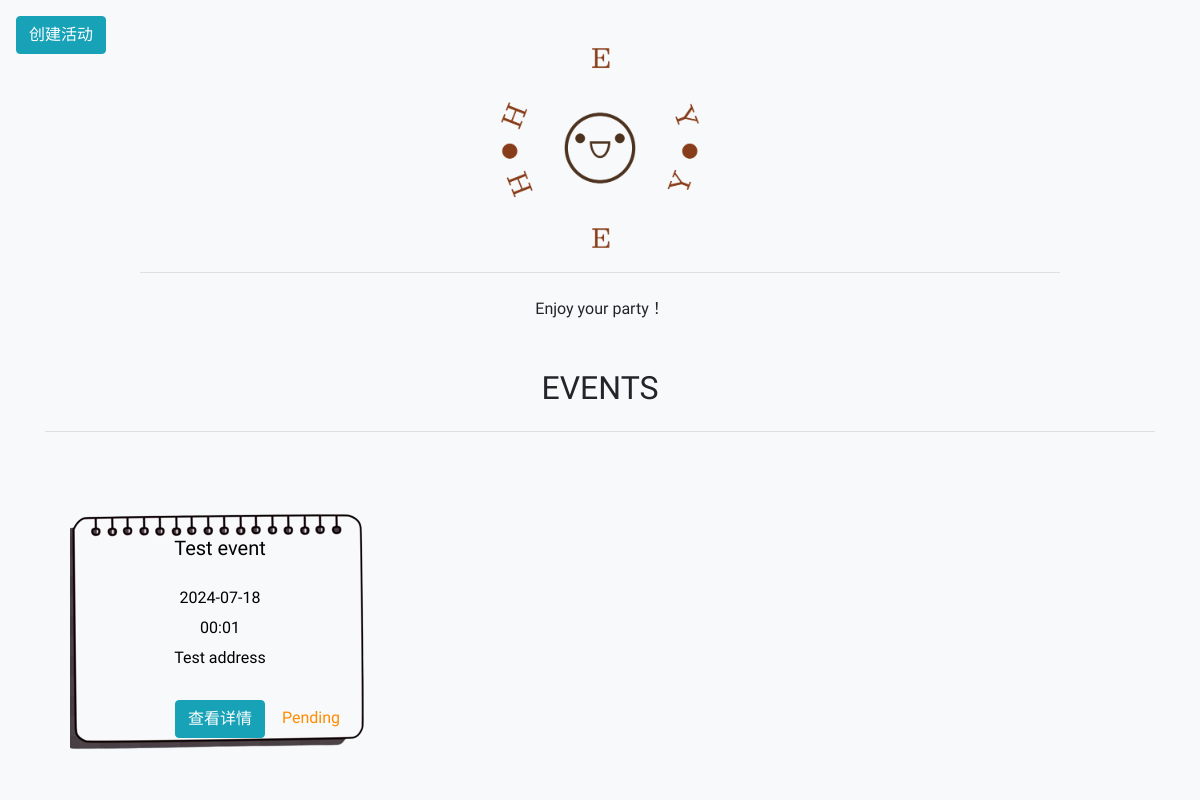
The page / on the database its author committed.
### models.py (models this page shows)
class Event(db.Model):
    id = db.Column(db.Integer, primary_key=True)
    name = db.Column(db.String(80), nullable=False)
    location = db.Column(db.String(120), nullable=False)
    date = db.Column(db.String(10), nullable=False)  # yyyy-mm-dd
    time = db.Column(db.String(5), nullable=False)  # hh:mm
    minParticipants = db.Column(db.Integer, nullable=False)
    contact = db.Column(db.String(120), nullable=False)
    description = db.Column(db.Text, nullable=True)
    code = db.Column(db.String(10), nullable=False, default=''.join(random.choices(string.ascii_uppercase + string.digits, k=10)))
    status = db.Column(db.String(20), nullable=False, default='Pending')

### app.py (the view)
@app.route('/')
def index():
    events = Event.query.all()
    return render_template('index.html', events=events)

### templates/index.html (shortened to what this page needs)
<!DOCTYPE html>
<html lang="en">
  <head>
    <link
      href="https://stackpath.bootstrapcdn.com/bootstrap/4.5.2/css/bootstrap.min.css"
      rel="stylesheet"
    />
    <link
      rel="stylesheet"
      href="https://cdnjs.cloudflare.com/ajax/libs/animate.css/4.1.1/animate.min.css"
    />
    <link href="/static/css/style.css" rel="stylesheet" />
  </head>
  <body id="page-top">
    <nav
      class="navbar navbar-expand-lg navbar-light fixed-top py-3"
      id="mainNav"
    >
      <div class="text-center">
        <a class="btn btn-info btn-xl js-scroll-trigger" href="/create"
          >创建活动</a
        >
      </div>
    </nav>
    <header class="masthead mt-5">
      <div class="container h-100">
        <div
          class="row h-100 align-items-center justify-content-center text-center"
        >
          <div class="col-lg-10 align-self-end">
            <img
              src="/static/assets/logo.png"
              alt="Logo"
              class="img-fluid"
              style="max-height: 200px"
            />
            <hr class="divider my-4" />
          </div>
          <div class="col-lg-8 align-self-baseline">
            <p class="text-white-75 font-weight-light mb-5">
              Enjoy your party！
            </p>
          </div>
        </div>
      </div>
    </header>
    <section class="page-section" id="events">
      <div class="container">
        <h2 class="text-center mt-0">EVENTS</h2>
        <hr class="divider my-4" />
        <div class="row">
          {% for event in events %}
          <div class="col-lg-4 col-md-6 text-center">
            <div class="sticky-note">
              <h5 class="card-title">{{ event.name }}</h5>
              <p class="card-text date">{{ event.date }}</p>
              <p class="card-text time">{{ event.time }}</p>
              <p class="card-text location">{{ event.location }}</p>
              <p
                class="card-text animate__animated animate__pulse animate__infinite {% if event.status == 'Pending' %}pending{% elif event.status == 'Ready' %}ready{% endif %}"
              >
                {{ event.status }}
              </p>
              <a href="/event/{{ event.id }}" class="btn btn-info mb-2"
                >查看详情</a
              >
            </div>
          </div>
          {% endfor %}
        </div>
      </div>
    </section>
  </body>
</html>

### static/css/style.css (style rules this page uses)
body { background-color: #f8f9fa; font-family: 'Fredoka One', cursive, 'ZCOOL KuaiLe', sans-serif; }
a { color: #333; }
.sticky-note { position: relative; width: 300px; height: 300px; background: url('/static/assets/paperclip.png') no-repeat center center; background-size: cover; padding: 20px; margin: 20px auto; color: #000; text-align: center; }
.card-title { position: absolute; top: 60px; left: 0; right: 0; font-size: 1.25rem; color: #000; }
.sticky-note .date { position: absolute; top: 110px; left: 0; right: 0; font-size: 1rem; color: #000; }
.sticky-note .time { position: absolute; top: 140px; left: 0; right: 0; font-size: 1rem; color: #000; }
.sticky-note .location { position: absolute; top: 170px; left: 0; right: 0; font-size: 1rem; color: #000; }
.sticky-note .pending { position: absolute; bottom: 30px; right: 30px; font-size: 1rem; color: darkorange; }
.sticky-note .btn-info { position: absolute; bottom: 30px; left: 50%; transform: translateX(-50%); font-family: 'Fredoka One', cursive, 'ZCOOL KuaiLe', sans-serif; }

### rows shown on the page
Event: name "Test event", date "2024-07-18", time "00:01", location "Test address", status "Pending"
